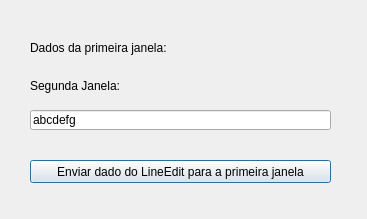
<?xml version="1.0" encoding="UTF-8"?>
<ui version="4.0">
 <class>segundaJanela</class>
 <widget class="QDialog" name="segundaJanela">
  <property name="geometry">
   <rect>
    <x>0</x>
    <y>0</y>
    <width>367</width>
    <height>219</height>
   </rect>
  </property>
  <property name="windowTitle">
   <string>Segunda Janela</string>
  </property>
  <widget class="QLabel" name="label_segundaJanela">
   <property name="geometry">
    <rect>
     <x>30</x>
     <y>70</y>
     <width>311</width>
     <height>31</height>
    </rect>
   </property>
   <property name="text">
    <string>Segunda Janela:</string>
   </property>
  </widget>
  <widget class="QLineEdit" name="lineEdit_segundaJanela">
   <property name="geometry">
    <rect>
     <x>30</x>
     <y>110</y>
     <width>301</width>
     <height>20</height>
    </rect>
   </property>
   <property name="text">
    <string>abcdefg</string>
   </property>
  </widget>
  <widget class="QPushButton" name="pushButton_segundaJanela">
   <property name="geometry">
    <rect>
     <x>30</x>
     <y>160</y>
     <width>301</width>
     <height>23</height>
    </rect>
   </property>
   <property name="text">
    <string>Enviar dado do LineEdit para a primeira janela</string>
   </property>
  </widget>
  <widget class="QWidget" name="">
   <property name="geometry">
    <rect>
     <x>30</x>
     <y>40</y>
     <width>301</width>
     <height>16</height>
    </rect>
   </property>
   <layout class="QGridLayout" name="gridLayout">
    <item row="0" column="0">
     <widget class="QLabel" name="label">
      <property name="text">
       <string>Dados da primeira janela:</string>
      </property>
     </widget>
    </item>
    <item row="0" column="1">
     <widget class="QLabel" name="label_vazio">
      <property name="text">
       <string/>
      </property>
     </widget>
    </item>
   </layout>
  </widget>
 </widget>
 <resources/>
 <connections/>
</ui>
